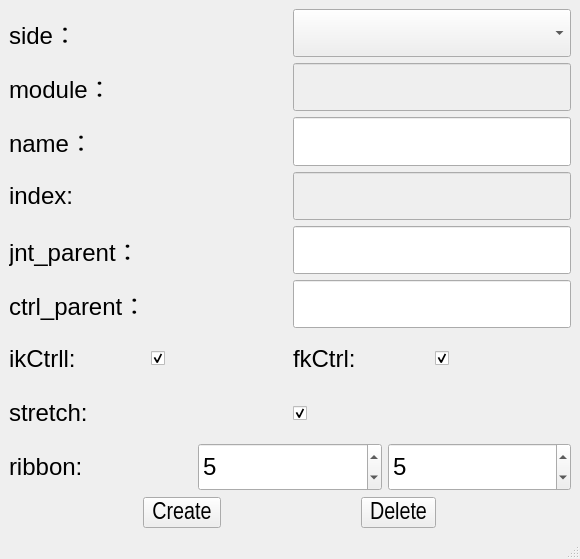
<?xml version="1.0" encoding="UTF-8"?>
<ui version="4.0">
 <class>MainWindow</class>
 <widget class="QMainWindow" name="MainWindow">
  <property name="geometry">
   <rect>
    <x>0</x>
    <y>0</y>
    <width>580</width>
    <height>559</height>
   </rect>
  </property>
  <property name="windowTitle">
   <string>MainWindow</string>
  </property>
  <widget class="QWidget" name="centralwidget">
   <layout class="QVBoxLayout" name="verticalLayout_2">
    <item>
     <layout class="QVBoxLayout" name="verticalLayout">
      <item>
       <layout class="QHBoxLayout" name="horizontalLayout_2">
        <item>
         <widget class="QLabel" name="side_label">
          <property name="sizePolicy">
           <sizepolicy hsizetype="Preferred" vsizetype="Preferred">
            <horstretch>0</horstretch>
            <verstretch>0</verstretch>
           </sizepolicy>
          </property>
          <property name="font">
           <font>
            <pointsize>18</pointsize>
            <weight>50</weight>
            <bold>false</bold>
            <kerning>true</kerning>
           </font>
          </property>
          <property name="focusPolicy">
           <enum>Qt::NoFocus</enum>
          </property>
          <property name="contextMenuPolicy">
           <enum>Qt::DefaultContextMenu</enum>
          </property>
          <property name="layoutDirection">
           <enum>Qt::LeftToRight</enum>
          </property>
          <property name="text">
           <string>side：</string>
          </property>
          <property name="alignment">
           <set>Qt::AlignLeading|Qt::AlignLeft|Qt::AlignVCenter</set>
          </property>
         </widget>
        </item>
        <item>
         <widget class="QComboBox" name="side_cbox">
          <property name="sizePolicy">
           <sizepolicy hsizetype="Preferred" vsizetype="Preferred">
            <horstretch>0</horstretch>
            <verstretch>0</verstretch>
           </sizepolicy>
          </property>
          <property name="font">
           <font>
            <family>Arial Narrow</family>
            <pointsize>18</pointsize>
            <weight>50</weight>
            <bold>false</bold>
           </font>
          </property>
         </widget>
        </item>
       </layout>
      </item>
      <item>
       <layout class="QHBoxLayout" name="horizontalLayout">
        <item>
         <widget class="QLabel" name="label">
          <property name="sizePolicy">
           <sizepolicy hsizetype="Preferred" vsizetype="Preferred">
            <horstretch>0</horstretch>
            <verstretch>0</verstretch>
           </sizepolicy>
          </property>
          <property name="font">
           <font>
            <pointsize>18</pointsize>
            <kerning>true</kerning>
           </font>
          </property>
          <property name="contextMenuPolicy">
           <enum>Qt::PreventContextMenu</enum>
          </property>
          <property name="layoutDirection">
           <enum>Qt::LeftToRight</enum>
          </property>
          <property name="text">
           <string>module：</string>
          </property>
          <property name="alignment">
           <set>Qt::AlignLeading|Qt::AlignLeft|Qt::AlignVCenter</set>
          </property>
         </widget>
        </item>
        <item>
         <widget class="QLineEdit" name="module_edit">
          <property name="enabled">
           <bool>false</bool>
          </property>
          <property name="sizePolicy">
           <sizepolicy hsizetype="Preferred" vsizetype="Preferred">
            <horstretch>0</horstretch>
            <verstretch>0</verstretch>
           </sizepolicy>
          </property>
          <property name="font">
           <font>
            <pointsize>18</pointsize>
           </font>
          </property>
         </widget>
        </item>
       </layout>
      </item>
      <item>
       <layout class="QHBoxLayout" name="horizontalLayout_3">
        <item>
         <widget class="QLabel" name="label_4">
          <property name="sizePolicy">
           <sizepolicy hsizetype="Preferred" vsizetype="Preferred">
            <horstretch>0</horstretch>
            <verstretch>0</verstretch>
           </sizepolicy>
          </property>
          <property name="font">
           <font>
            <pointsize>18</pointsize>
            <weight>50</weight>
            <bold>false</bold>
            <kerning>true</kerning>
           </font>
          </property>
          <property name="layoutDirection">
           <enum>Qt::LeftToRight</enum>
          </property>
          <property name="text">
           <string>name：</string>
          </property>
          <property name="alignment">
           <set>Qt::AlignLeading|Qt::AlignLeft|Qt::AlignVCenter</set>
          </property>
         </widget>
        </item>
        <item>
         <widget class="QLineEdit" name="name_edit">
          <property name="sizePolicy">
           <sizepolicy hsizetype="Preferred" vsizetype="Preferred">
            <horstretch>0</horstretch>
            <verstretch>0</verstretch>
           </sizepolicy>
          </property>
          <property name="font">
           <font>
            <family>Arial Narrow</family>
            <pointsize>18</pointsize>
           </font>
          </property>
         </widget>
        </item>
       </layout>
      </item>
      <item>
       <layout class="QHBoxLayout" name="horizontalLayout_8">
        <item>
         <widget class="QLabel" name="index_label">
          <property name="sizePolicy">
           <sizepolicy hsizetype="Preferred" vsizetype="Preferred">
            <horstretch>0</horstretch>
            <verstretch>0</verstretch>
           </sizepolicy>
          </property>
          <property name="font">
           <font>
            <pointsize>18</pointsize>
           </font>
          </property>
          <property name="text">
           <string>index:</string>
          </property>
         </widget>
        </item>
        <item>
         <widget class="QLineEdit" name="index_edit">
          <property name="enabled">
           <bool>false</bool>
          </property>
          <property name="sizePolicy">
           <sizepolicy hsizetype="Preferred" vsizetype="Preferred">
            <horstretch>0</horstretch>
            <verstretch>0</verstretch>
           </sizepolicy>
          </property>
          <property name="font">
           <font>
            <pointsize>18</pointsize>
           </font>
          </property>
         </widget>
        </item>
       </layout>
      </item>
      <item>
       <layout class="QHBoxLayout" name="horizontalLayout_5">
        <item>
         <widget class="QLabel" name="label_6">
          <property name="sizePolicy">
           <sizepolicy hsizetype="Preferred" vsizetype="Preferred">
            <horstretch>0</horstretch>
            <verstretch>0</verstretch>
           </sizepolicy>
          </property>
          <property name="font">
           <font>
            <pointsize>18</pointsize>
            <weight>50</weight>
            <bold>false</bold>
            <kerning>true</kerning>
           </font>
          </property>
          <property name="layoutDirection">
           <enum>Qt::LeftToRight</enum>
          </property>
          <property name="text">
           <string>jnt_parent：</string>
          </property>
          <property name="alignment">
           <set>Qt::AlignLeading|Qt::AlignLeft|Qt::AlignVCenter</set>
          </property>
         </widget>
        </item>
        <item>
         <widget class="QLineEdit" name="jnt_parent_edit">
          <property name="sizePolicy">
           <sizepolicy hsizetype="Preferred" vsizetype="Preferred">
            <horstretch>0</horstretch>
            <verstretch>0</verstretch>
           </sizepolicy>
          </property>
          <property name="font">
           <font>
            <family>Arial Narrow</family>
            <pointsize>18</pointsize>
           </font>
          </property>
         </widget>
        </item>
       </layout>
      </item>
      <item>
       <layout class="QHBoxLayout" name="horizontalLayout_6">
        <item>
         <widget class="QLabel" name="label_7">
          <property name="sizePolicy">
           <sizepolicy hsizetype="Preferred" vsizetype="Preferred">
            <horstretch>0</horstretch>
            <verstretch>0</verstretch>
           </sizepolicy>
          </property>
          <property name="font">
           <font>
            <pointsize>18</pointsize>
            <weight>50</weight>
            <bold>false</bold>
            <kerning>true</kerning>
           </font>
          </property>
          <property name="layoutDirection">
           <enum>Qt::LeftToRight</enum>
          </property>
          <property name="text">
           <string>ctrl_parent：</string>
          </property>
          <property name="alignment">
           <set>Qt::AlignLeading|Qt::AlignLeft|Qt::AlignVCenter</set>
          </property>
         </widget>
        </item>
        <item>
         <widget class="QLineEdit" name="ctrl_parent_edit">
          <property name="sizePolicy">
           <sizepolicy hsizetype="Preferred" vsizetype="Preferred">
            <horstretch>0</horstretch>
            <verstretch>0</verstretch>
           </sizepolicy>
          </property>
          <property name="font">
           <font>
            <family>Arial Narrow</family>
            <pointsize>18</pointsize>
           </font>
          </property>
         </widget>
        </item>
       </layout>
      </item>
      <item>
       <layout class="QHBoxLayout" name="horizontalLayout_11">
        <item>
         <widget class="QLabel" name="ikCtrl_label">
          <property name="sizePolicy">
           <sizepolicy hsizetype="Preferred" vsizetype="Preferred">
            <horstretch>0</horstretch>
            <verstretch>0</verstretch>
           </sizepolicy>
          </property>
          <property name="font">
           <font>
            <pointsize>18</pointsize>
           </font>
          </property>
          <property name="text">
           <string>ikCtrll:</string>
          </property>
         </widget>
        </item>
        <item>
         <widget class="QCheckBox" name="ikCtrl_cbox">
          <property name="sizePolicy">
           <sizepolicy hsizetype="Preferred" vsizetype="Preferred">
            <horstretch>0</horstretch>
            <verstretch>0</verstretch>
           </sizepolicy>
          </property>
          <property name="font">
           <font>
            <pointsize>18</pointsize>
           </font>
          </property>
          <property name="text">
           <string/>
          </property>
          <property name="checked">
           <bool>true</bool>
          </property>
         </widget>
        </item>
        <item>
         <widget class="QLabel" name="fkCtrl_label">
          <property name="sizePolicy">
           <sizepolicy hsizetype="Preferred" vsizetype="Preferred">
            <horstretch>0</horstretch>
            <verstretch>0</verstretch>
           </sizepolicy>
          </property>
          <property name="font">
           <font>
            <pointsize>18</pointsize>
           </font>
          </property>
          <property name="text">
           <string>fkCtrl:</string>
          </property>
         </widget>
        </item>
        <item>
         <widget class="QCheckBox" name="fkCtrl_cbox">
          <property name="sizePolicy">
           <sizepolicy hsizetype="Preferred" vsizetype="Preferred">
            <horstretch>0</horstretch>
            <verstretch>0</verstretch>
           </sizepolicy>
          </property>
          <property name="font">
           <font>
            <pointsize>18</pointsize>
           </font>
          </property>
          <property name="checked">
           <bool>true</bool>
          </property>
         </widget>
        </item>
       </layout>
      </item>
      <item>
       <layout class="QHBoxLayout" name="horizontalLayout_9">
        <item>
         <widget class="QLabel" name="stretch_label">
          <property name="sizePolicy">
           <sizepolicy hsizetype="Preferred" vsizetype="Preferred">
            <horstretch>0</horstretch>
            <verstretch>0</verstretch>
           </sizepolicy>
          </property>
          <property name="font">
           <font>
            <pointsize>18</pointsize>
           </font>
          </property>
          <property name="text">
           <string>stretch:</string>
          </property>
         </widget>
        </item>
        <item>
         <widget class="QCheckBox" name="stretch_cbox">
          <property name="sizePolicy">
           <sizepolicy hsizetype="Preferred" vsizetype="Preferred">
            <horstretch>0</horstretch>
            <verstretch>0</verstretch>
           </sizepolicy>
          </property>
          <property name="font">
           <font>
            <pointsize>18</pointsize>
           </font>
          </property>
          <property name="text">
           <string/>
          </property>
          <property name="checked">
           <bool>true</bool>
          </property>
         </widget>
        </item>
       </layout>
      </item>
      <item>
       <layout class="QHBoxLayout" name="horizontalLayout_4">
        <item>
         <widget class="QLabel" name="ribbon_label">
          <property name="sizePolicy">
           <sizepolicy hsizetype="Preferred" vsizetype="Preferred">
            <horstretch>0</horstretch>
            <verstretch>0</verstretch>
           </sizepolicy>
          </property>
          <property name="font">
           <font>
            <pointsize>18</pointsize>
           </font>
          </property>
          <property name="text">
           <string>ribbon:</string>
          </property>
         </widget>
        </item>
        <item>
         <widget class="QSpinBox" name="up_number_sbox">
          <property name="sizePolicy">
           <sizepolicy hsizetype="Preferred" vsizetype="Preferred">
            <horstretch>0</horstretch>
            <verstretch>0</verstretch>
           </sizepolicy>
          </property>
          <property name="font">
           <font>
            <pointsize>18</pointsize>
           </font>
          </property>
          <property name="minimum">
           <number>1</number>
          </property>
          <property name="value">
           <number>5</number>
          </property>
         </widget>
        </item>
        <item>
         <widget class="QSpinBox" name="down_number_sbox">
          <property name="sizePolicy">
           <sizepolicy hsizetype="Preferred" vsizetype="Preferred">
            <horstretch>0</horstretch>
            <verstretch>0</verstretch>
           </sizepolicy>
          </property>
          <property name="font">
           <font>
            <pointsize>18</pointsize>
           </font>
          </property>
          <property name="minimum">
           <number>1</number>
          </property>
          <property name="value">
           <number>5</number>
          </property>
         </widget>
        </item>
       </layout>
      </item>
      <item>
       <layout class="QHBoxLayout" name="horizontalLayout_7">
        <item>
         <widget class="QToolButton" name="create_btn">
          <property name="enabled">
           <bool>true</bool>
          </property>
          <property name="font">
           <font>
            <family>Arial Narrow</family>
            <pointsize>18</pointsize>
           </font>
          </property>
          <property name="text">
           <string>Create</string>
          </property>
          <property name="iconSize">
           <size>
            <width>40</width>
            <height>40</height>
           </size>
          </property>
         </widget>
        </item>
        <item>
         <widget class="QToolButton" name="delete_btn">
          <property name="enabled">
           <bool>true</bool>
          </property>
          <property name="sizePolicy">
           <sizepolicy hsizetype="Fixed" vsizetype="Fixed">
            <horstretch>0</horstretch>
            <verstretch>0</verstretch>
           </sizepolicy>
          </property>
          <property name="font">
           <font>
            <family>Arial Narrow</family>
            <pointsize>18</pointsize>
           </font>
          </property>
          <property name="text">
           <string>Delete</string>
          </property>
          <property name="iconSize">
           <size>
            <width>40</width>
            <height>40</height>
           </size>
          </property>
          <property name="checked">
           <bool>false</bool>
          </property>
         </widget>
        </item>
       </layout>
      </item>
     </layout>
    </item>
   </layout>
  </widget>
  <widget class="QMenuBar" name="menubar">
   <property name="geometry">
    <rect>
     <x>0</x>
     <y>0</y>
     <width>580</width>
     <height>23</height>
    </rect>
   </property>
  </widget>
  <widget class="QStatusBar" name="statusbar"/>
 </widget>
 <resources/>
 <connections/>
</ui>
